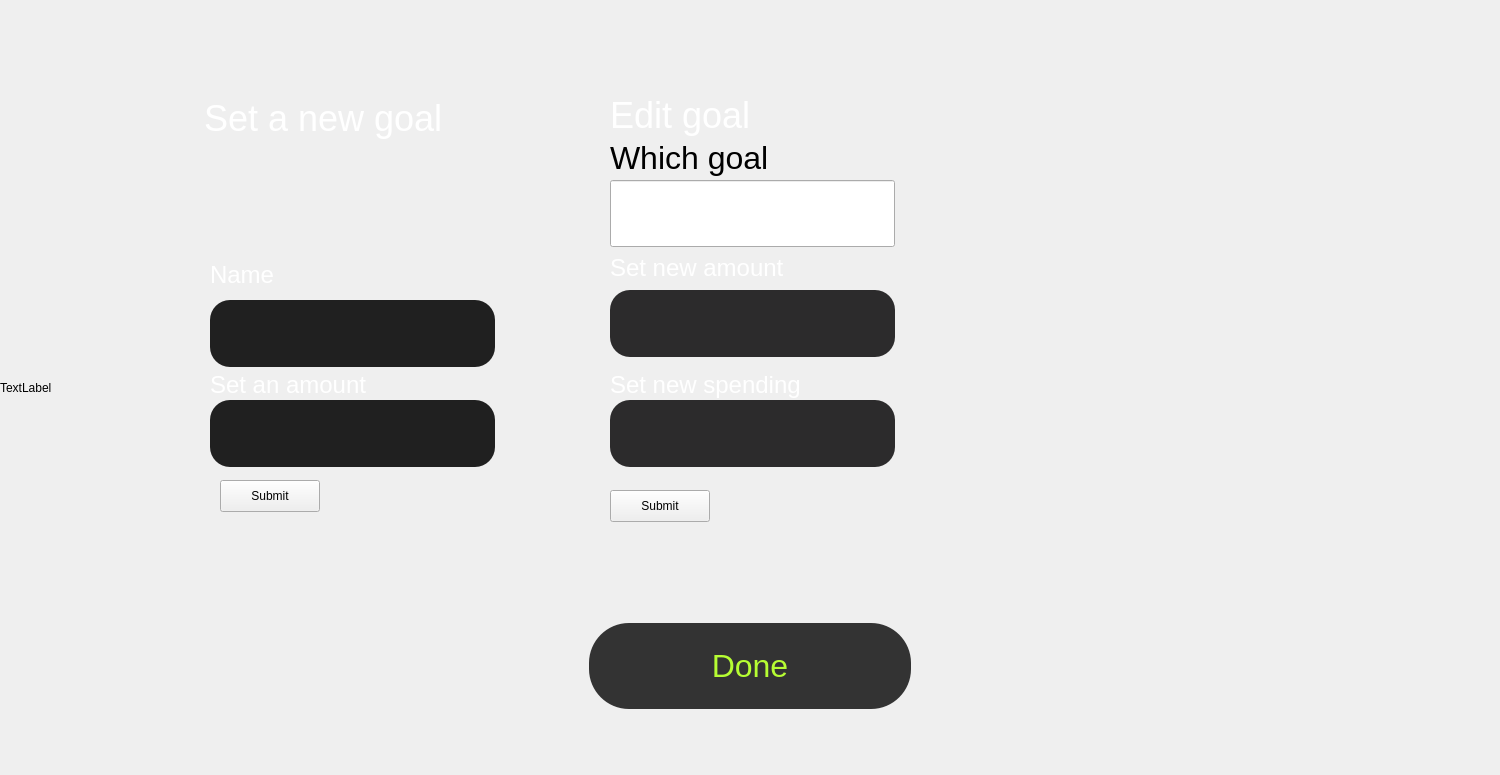
<?xml version="1.0" encoding="UTF-8"?>
<ui version="4.0">
 <class>dashboard_savingGoals</class>
 <widget class="QDialog" name="dashboard_savingGoals">
  <property name="geometry">
   <rect>
    <x>0</x>
    <y>0</y>
    <width>1500</width>
    <height>775</height>
   </rect>
  </property>
  <property name="windowTitle">
   <string>Dialog</string>
  </property>
  <widget class="QLineEdit" name="editCurrentGoal">
   <property name="geometry">
    <rect>
     <x>610</x>
     <y>290</y>
     <width>285</width>
     <height>67</height>
    </rect>
   </property>
   <property name="font">
    <font>
     <pointsize>12</pointsize>
    </font>
   </property>
   <property name="styleSheet">
    <string notr="true">background-color: #2C2B2C;
border-radius: 20px;
padding: 0 20;
color:white;
</string>
   </property>
  </widget>
  <widget class="QLineEdit" name="writeName">
   <property name="geometry">
    <rect>
     <x>210</x>
     <y>300</y>
     <width>285</width>
     <height>67</height>
    </rect>
   </property>
   <property name="font">
    <font>
     <pointsize>12</pointsize>
    </font>
   </property>
   <property name="styleSheet">
    <string notr="true">background-color: rgb(32, 32, 32);
border-radius: 20px;
padding: 0 20;
color:white;</string>
   </property>
  </widget>
  <widget class="QPushButton" name="doneButton">
   <property name="geometry">
    <rect>
     <x>589</x>
     <y>623</y>
     <width>322</width>
     <height>86</height>
    </rect>
   </property>
   <property name="styleSheet">
    <string notr="true">background-color: rgb(51, 51, 51);
border-radius:  40px;
font-size: 32px;
weight: 700;
color: rgb(182, 253, 51);</string>
   </property>
   <property name="text">
    <string>Done</string>
   </property>
  </widget>
  <widget class="QLineEdit" name="goalName">
   <property name="geometry">
    <rect>
     <x>610</x>
     <y>180</y>
     <width>285</width>
     <height>67</height>
    </rect>
   </property>
  </widget>
  <widget class="QLineEdit" name="writeHowMuchSpent">
   <property name="geometry">
    <rect>
     <x>610</x>
     <y>400</y>
     <width>285</width>
     <height>67</height>
    </rect>
   </property>
   <property name="font">
    <font>
     <pointsize>12</pointsize>
    </font>
   </property>
   <property name="styleSheet">
    <string notr="true">background-color: #2C2B2C;
border-radius: 20px;
padding: 0 20;
color:white;</string>
   </property>
  </widget>
  <widget class="QPushButton" name="submitNewGoal">
   <property name="geometry">
    <rect>
     <x>220</x>
     <y>480</y>
     <width>100</width>
     <height>32</height>
    </rect>
   </property>
   <property name="text">
    <string>Submit</string>
   </property>
  </widget>
  <widget class="QPushButton" name="submitEditGoal">
   <property name="geometry">
    <rect>
     <x>610</x>
     <y>490</y>
     <width>100</width>
     <height>32</height>
    </rect>
   </property>
   <property name="text">
    <string>Submit</string>
   </property>
  </widget>
  <widget class="QLabel" name="editGoalText">
   <property name="geometry">
    <rect>
     <x>610</x>
     <y>90</y>
     <width>258</width>
     <height>51</height>
    </rect>
   </property>
   <property name="styleSheet">
    <string notr="true">color: rgb(255, 255, 255);
font-size: 36px;
weight: 500;</string>
   </property>
   <property name="text">
    <string>Edit goal</string>
   </property>
  </widget>
  <widget class="QLabel" name="backgroundd">
   <property name="geometry">
    <rect>
     <x>0</x>
     <y>0</y>
     <width>1500</width>
     <height>775</height>
    </rect>
   </property>
   <property name="text">
    <string>TextLabel</string>
   </property>
  </widget>
  <widget class="QLabel" name="currentGoalText">
   <property name="geometry">
    <rect>
     <x>610</x>
     <y>250</y>
     <width>241</width>
     <height>36</height>
    </rect>
   </property>
   <property name="styleSheet">
    <string notr="true">color: rgb(255, 255, 255);
font-size: 24px;
weight: 300;
</string>
   </property>
   <property name="text">
    <string>Set new amount</string>
   </property>
  </widget>
  <widget class="QLabel" name="whichGoal">
   <property name="geometry">
    <rect>
     <x>610</x>
     <y>140</y>
     <width>241</width>
     <height>36</height>
    </rect>
   </property>
   <property name="font">
    <font>
     <pointsize>24</pointsize>
    </font>
   </property>
   <property name="text">
    <string>Which goal</string>
   </property>
  </widget>
  <widget class="QLineEdit" name="writeAmount">
   <property name="geometry">
    <rect>
     <x>210</x>
     <y>400</y>
     <width>285</width>
     <height>67</height>
    </rect>
   </property>
   <property name="font">
    <font>
     <pointsize>12</pointsize>
    </font>
   </property>
   <property name="styleSheet">
    <string notr="true">background-color: rgb(32, 32, 32);
border-radius: 20px;
padding: 0 20;
color:white;</string>
   </property>
  </widget>
  <widget class="QLabel" name="howmuchText">
   <property name="geometry">
    <rect>
     <x>610</x>
     <y>370</y>
     <width>291</width>
     <height>29</height>
    </rect>
   </property>
   <property name="styleSheet">
    <string notr="true">color: rgb(255, 255, 255);
font-size: 24px;
weight: 300;</string>
   </property>
   <property name="text">
    <string>Set new spending</string>
   </property>
  </widget>
  <widget class="QLabel" name="newGoalText">
   <property name="geometry">
    <rect>
     <x>204</x>
     <y>97</y>
     <width>291</width>
     <height>43</height>
    </rect>
   </property>
   <property name="styleSheet">
    <string notr="true">color: rgb(255, 255, 255);
font-size: 36px;
weight: 500;
</string>
   </property>
   <property name="text">
    <string>Set a new goal</string>
   </property>
   <property name="textFormat">
    <enum>Qt::PlainText</enum>
   </property>
  </widget>
  <widget class="QLabel" name="amountText">
   <property name="geometry">
    <rect>
     <x>210</x>
     <y>370</y>
     <width>177</width>
     <height>29</height>
    </rect>
   </property>
   <property name="styleSheet">
    <string notr="true">color: rgb(255, 255, 255);
font-size: 24px;
weight: 300;</string>
   </property>
   <property name="text">
    <string>Set an amount</string>
   </property>
  </widget>
  <widget class="QLabel" name="nameText">
   <property name="geometry">
    <rect>
     <x>210</x>
     <y>260</y>
     <width>75</width>
     <height>29</height>
    </rect>
   </property>
   <property name="styleSheet">
    <string notr="true">color: rgb(255, 255, 255);
font-size: 24px;
weiht: 300;
</string>
   </property>
   <property name="text">
    <string>Name</string>
   </property>
  </widget>
  <zorder>backgroundd</zorder>
  <zorder>editCurrentGoal</zorder>
  <zorder>writeName</zorder>
  <zorder>doneButton</zorder>
  <zorder>goalName</zorder>
  <zorder>writeHowMuchSpent</zorder>
  <zorder>submitNewGoal</zorder>
  <zorder>submitEditGoal</zorder>
  <zorder>editGoalText</zorder>
  <zorder>currentGoalText</zorder>
  <zorder>whichGoal</zorder>
  <zorder>writeAmount</zorder>
  <zorder>howmuchText</zorder>
  <zorder>newGoalText</zorder>
  <zorder>amountText</zorder>
  <zorder>nameText</zorder>
 </widget>
 <resources/>
 <connections/>
</ui>
